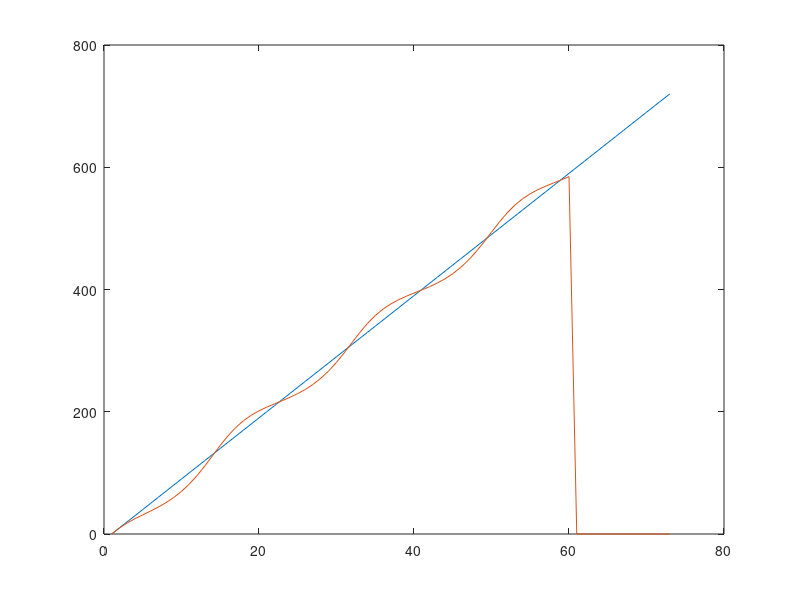

Reproduce this figure in MATLAB.
% Plot phases for Molter, Yamaguchi paper
rtod = pi/180.0;
alpha = .2/rtod;
phiMEC = 0:10:720;
phiDG = zeros(73,1);
for i=2:60
phiDG(i) = phiDG(i-1) + 10 - alpha*cos(rtod*phiMEC(i))*sin(rtod*phiDG(i-1));
end
plot(phiMEC);
hold all
plot(phiDG);

